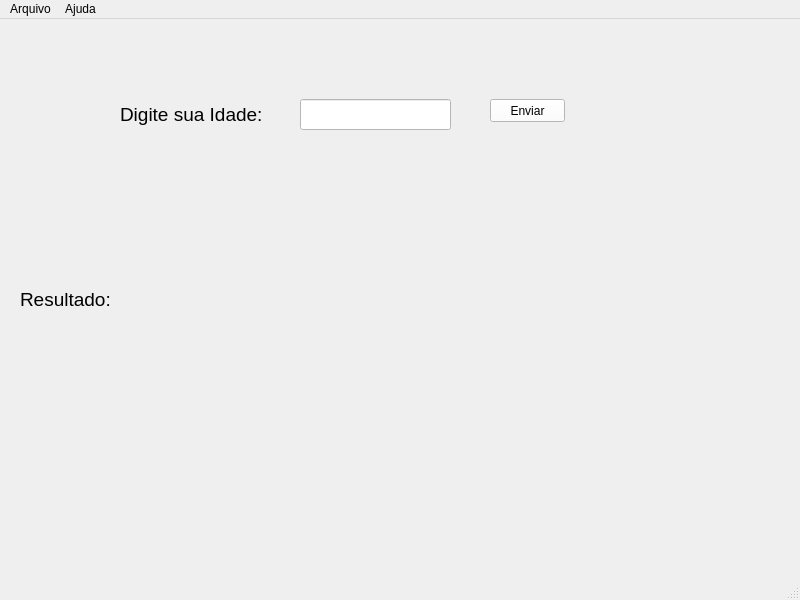
<?xml version="1.0" encoding="UTF-8"?>
<ui version="4.0">
 <class>MainWindow</class>
 <widget class="QMainWindow" name="MainWindow">
  <property name="geometry">
   <rect>
    <x>0</x>
    <y>0</y>
    <width>800</width>
    <height>600</height>
   </rect>
  </property>
  <property name="windowTitle">
   <string>MainWindow</string>
  </property>
  <property name="styleSheet">
   <string notr="true">QMainWindow {
    background-image: url('fundo.jpg');
    background-repeat: no-repeat;
    background-position: center;
}
</string>
  </property>
  <widget class="QWidget" name="centralwidget">
   <widget class="QLineEdit" name="lineEdit_idade">
    <property name="geometry">
     <rect>
      <x>300</x>
      <y>80</y>
      <width>151</width>
      <height>31</height>
     </rect>
    </property>
    <property name="styleSheet">
     <string notr="true">background-color: #fff;</string>
    </property>
   </widget>
   <widget class="QPushButton" name="pushButton_verificar">
    <property name="geometry">
     <rect>
      <x>490</x>
      <y>80</y>
      <width>75</width>
      <height>23</height>
     </rect>
    </property>
    <property name="styleSheet">
     <string notr="true">background-color: #fff;</string>
    </property>
    <property name="text">
     <string>Enviar</string>
    </property>
   </widget>
   <widget class="QLabel" name="label_2">
    <property name="geometry">
     <rect>
      <x>120</x>
      <y>60</y>
      <width>161</width>
      <height>71</height>
     </rect>
    </property>
    <property name="font">
     <font>
      <pointsize>14</pointsize>
     </font>
    </property>
    <property name="text">
     <string>Digite sua Idade:</string>
    </property>
   </widget>
   <widget class="QLabel" name="label_resultado">
    <property name="geometry">
     <rect>
      <x>20</x>
      <y>150</y>
      <width>761</width>
      <height>261</height>
     </rect>
    </property>
    <property name="font">
     <font>
      <pointsize>14</pointsize>
     </font>
    </property>
    <property name="text">
     <string>Resultado:</string>
    </property>
   </widget>
  </widget>
  <widget class="QMenuBar" name="menubar">
   <property name="geometry">
    <rect>
     <x>0</x>
     <y>0</y>
     <width>800</width>
     <height>21</height>
    </rect>
   </property>
   <widget class="QMenu" name="menuArquivo">
    <property name="title">
     <string>Arquivo</string>
    </property>
    <addaction name="actionSair"/>
   </widget>
   <widget class="QMenu" name="menuAjuda">
    <property name="title">
     <string>Ajuda</string>
    </property>
    <addaction name="actionSobre"/>
   </widget>
   <addaction name="menuArquivo"/>
   <addaction name="menuAjuda"/>
  </widget>
  <widget class="QStatusBar" name="statusbar"/>
  <action name="actionSair">
   <property name="text">
    <string>Sair</string>
   </property>
  </action>
  <action name="actionSobre">
   <property name="text">
    <string>Sobre</string>
   </property>
  </action>
 </widget>
 <resources/>
 <connections/>
</ui>
